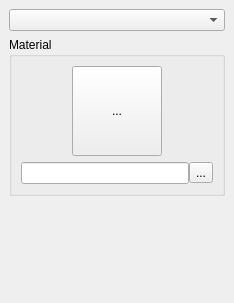
<?xml version="1.0" encoding="UTF-8"?>
<ui version="4.0">
 <class>MaterialView</class>
 <widget class="QDockWidget" name="MaterialView">
  <property name="geometry">
   <rect>
    <x>0</x>
    <y>0</y>
    <width>234</width>
    <height>303</height>
   </rect>
  </property>
  <property name="windowTitle">
   <string>图形渲染</string>
  </property>
  <widget class="QWidget" name="dockWidgetContents">
   <layout class="QVBoxLayout" name="verticalLayout_2">
    <item>
     <widget class="QComboBox" name="m_materialList"/>
    </item>
    <item>
     <widget class="QGroupBox" name="groupBox">
      <property name="title">
       <string>Material</string>
      </property>
      <layout class="QVBoxLayout" name="verticalLayout">
       <property name="spacing">
        <number>6</number>
       </property>
       <item>
        <layout class="QHBoxLayout" name="horizontalLayout_2">
         <property name="spacing">
          <number>0</number>
         </property>
         <item>
          <spacer name="horizontalSpacer">
           <property name="orientation">
            <enum>Qt::Horizontal</enum>
           </property>
           <property name="sizeHint" stdset="0">
            <size>
             <width>40</width>
             <height>20</height>
            </size>
           </property>
          </spacer>
         </item>
         <item>
          <widget class="QToolButton" name="m_materialImage">
           <property name="sizePolicy">
            <sizepolicy hsizetype="Fixed" vsizetype="Fixed">
             <horstretch>0</horstretch>
             <verstretch>0</verstretch>
            </sizepolicy>
           </property>
           <property name="minimumSize">
            <size>
             <width>90</width>
             <height>90</height>
            </size>
           </property>
           <property name="maximumSize">
            <size>
             <width>90</width>
             <height>90</height>
            </size>
           </property>
           <property name="contextMenuPolicy">
            <enum>Qt::NoContextMenu</enum>
           </property>
           <property name="text">
            <string>...</string>
           </property>
           <property name="icon">
            <iconset resource="ModelEditor.qrc">
             <normaloff>:/icon/Icon/material.jpg</normaloff>:/icon/Icon/material.jpg</iconset>
           </property>
           <property name="iconSize">
            <size>
             <width>90</width>
             <height>90</height>
            </size>
           </property>
          </widget>
         </item>
         <item>
          <spacer name="horizontalSpacer_2">
           <property name="orientation">
            <enum>Qt::Horizontal</enum>
           </property>
           <property name="sizeHint" stdset="0">
            <size>
             <width>40</width>
             <height>20</height>
            </size>
           </property>
          </spacer>
         </item>
        </layout>
       </item>
       <item>
        <layout class="QHBoxLayout" name="horizontalLayout">
         <property name="spacing">
          <number>0</number>
         </property>
         <item>
          <widget class="QLineEdit" name="m_materialPath">
           <property name="readOnly">
            <bool>true</bool>
           </property>
          </widget>
         </item>
         <item>
          <widget class="QToolButton" name="m_editMaterial">
           <property name="text">
            <string>...</string>
           </property>
           <property name="icon">
            <iconset resource="ModelEditor.qrc">
             <normaloff>:/icon/Icon/edit.png</normaloff>:/icon/Icon/edit.png</iconset>
           </property>
          </widget>
         </item>
        </layout>
       </item>
      </layout>
     </widget>
    </item>
    <item>
     <spacer name="verticalSpacer">
      <property name="orientation">
       <enum>Qt::Vertical</enum>
      </property>
      <property name="sizeHint" stdset="0">
       <size>
        <width>20</width>
        <height>40</height>
       </size>
      </property>
     </spacer>
    </item>
   </layout>
  </widget>
 </widget>
 <resources>
  <include location="ModelEditor.qrc"/>
 </resources>
 <connections/>
</ui>
